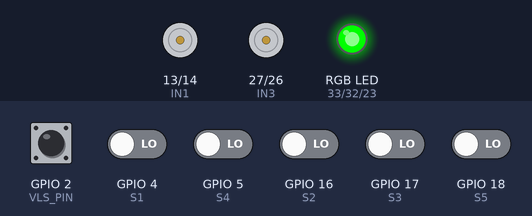
A sketch run on a simulated ESP32. On the bench: motor-driver pin pairs drawn as motors (green arrow = first pin HIGH = forward, orange = second pin HIGH = backward, longer = more drive, scaled by the enable pin), an RGB LED mixed from three pins (HIGH = lit). The test bench sets the inputs (shaded band); at power-on: GPIO 2 (VLS_PIN) HIGH, GPIO 4 (S1), GPIO 5 (S4), GPIO 16 (S2), GPIO 17 (S3), GPIO 18 (S5) LOW.

Above: at 1.2 s.
1.3 s: GPIO 2 (VLS_PIN) pulled LOW for 0.15 s
At 2.9 s:
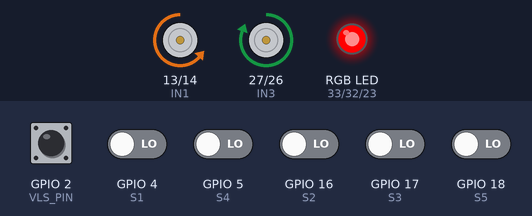
3.8 s: GPIO 4 (S1) driven HIGH
At 5.0 s:
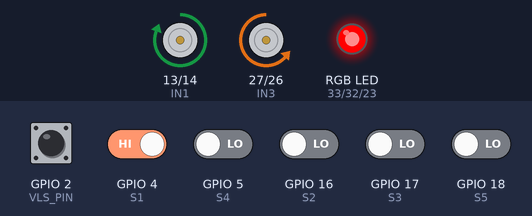
5.3 s: GPIO 18 (S5) driven HIGH
At 6.4 s:
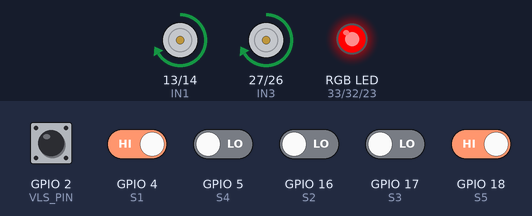
6.8 s: GPIO 5 (S4) driven HIGH
At 7.5 s:
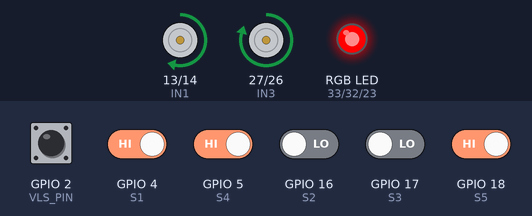
8.3 s: GPIO 16 (S2) driven HIGH
At 8.6 s:
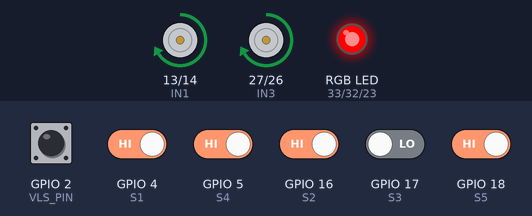
9.8 s: GPIO 17 (S3) driven HIGH
At 11.0 s:
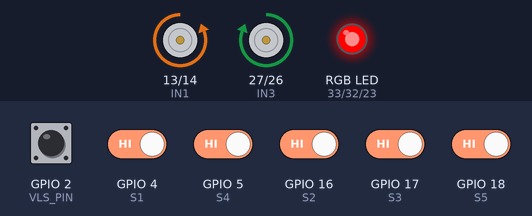
Timing chart, 0 to 12.3 s (numbered marks = the images above; inputs shaded):
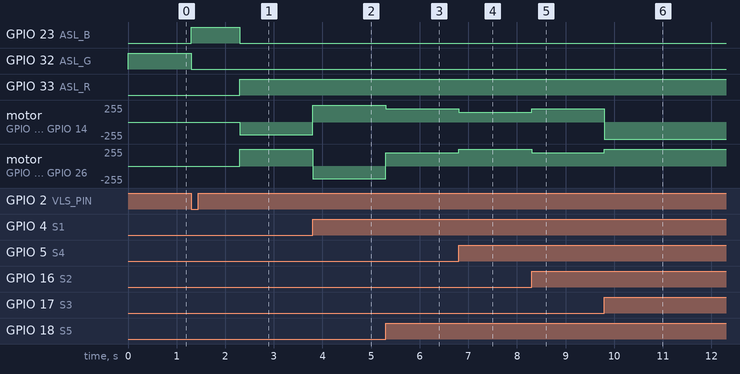

Measured:
- after the input at 1.3 s, GPIO 23 (ASL_B): LOW → HIGH at once, → LOW 1.0 s later; GPIO 32 (ASL_G): HIGH → LOW at once; GPIO 33 (ASL_R): LOW → HIGH after 1.0 s; motor on GPIO 13 (IN1) / GPIO 14 (IN2): stopped → backward 190/255 after 1.0 s; motor on GPIO 27 (IN3) / GPIO 26 (IN4): stopped → forward 255/255 after 1.0 s
- after the input at 3.8 s, motor on GPIO 13 (IN1) / GPIO 14 (IN2): backward 190/255 → forward 255/255 at once; motor on GPIO 27 (IN3) / GPIO 26 (IN4): forward 255/255 → backward 190/255 at once
- after the input at 5.3 s, motor on GPIO 13 (IN1) / GPIO 14 (IN2): forward 255/255 → forward 200/255 at once; motor on GPIO 27 (IN3) / GPIO 26 (IN4): backward 190/255 → forward 200/255 at once
- after the input at 6.8 s, motor on GPIO 13 (IN1) / GPIO 14 (IN2): forward 200/255 → forward 150/255 at once; motor on GPIO 27 (IN3) / GPIO 26 (IN4): forward 200/255 → forward 250/255 at once
- after the input at 8.3 s, motor on GPIO 13 (IN1) / GPIO 14 (IN2): forward 150/255 → forward 200/255 at once; motor on GPIO 27 (IN3) / GPIO 26 (IN4): forward 250/255 → forward 200/255 at once
- after the input at 9.8 s, motor on GPIO 13 (IN1) / GPIO 14 (IN2): forward 200/255 → backward 255/255 at once; motor on GPIO 27 (IN3) / GPIO 26 (IN4): forward 200/255 → forward 255/255 at once

The sketch:

main.ino
```cpp
#define S1 4   // 最左感測器
#define S2 16  // 中左感測器
#define S3 17  // 正中感測器
#define S4 5   // 中右感測器
#define S5 18  // 最右感測器

#define VLS_PIN 2 // 起跑觸發開關

#define ASL_R 33  // RGB指示燈 - 紅
#define ASL_G 32  // RGB指示燈 - 綠
#define ASL_B 23  // RGB指示燈 - 藍

#define ENA 12    // 左馬達 PWM
#define IN1 13    // 左馬達 正轉
#define IN2 14    // 左馬達 反轉
#define IN3 27    // 右馬達 正轉
#define IN4 26    // 右馬達 反轉
#define ENB 25    // 右馬達 PWM

int leftBaseSpeed = 200;     // 左輪基礎速度
int rightBaseSpeed = 200;    // 右輪基礎速度

float Kp = 100.0;            // PD控制：比例係數 (轉向拉力)
float Kd = 140.0;            // PD控制：微分係數 (防止甩尾震盪)

float errorThreshold = 0.5;  // 入彎煞車門檻：誤差大於此值即開始降速
float speedDropRatio = 70.0; // 降速力道：數值越大，過彎煞車越重

float lastError = 0; // 記錄前次誤差，用於微分計算與盲區尋線
int systemState = 0; // 0: 鎖定(綠燈), 1: 準備起跑(藍燈), 2: 循跡中(紅燈)

void setup() {
  Serial.begin(115200);

  pinMode(S1, INPUT);
  pinMode(S2, INPUT);
  pinMode(S3, INPUT);
  pinMode(S4, INPUT);
  pinMode(S5, INPUT);
  pinMode(VLS_PIN, INPUT_PULLUP); // 啟用內部上拉電阻

  pinMode(ASL_R, OUTPUT);
  pinMode(ASL_G, OUTPUT);
  pinMode(ASL_B, OUTPUT);
  pinMode(ENA, OUTPUT);
  pinMode(IN1, OUTPUT);
  pinMode(IN2, OUTPUT);
  pinMode(IN3, OUTPUT);
  pinMode(IN4, OUTPUT);
  pinMode(ENB, OUTPUT);

  // 初始確保車輛靜止並亮綠燈
  stopMotors();
  setASL(0, 1, 0);
}

void loop() {
  // === 三階段狀態機 ===
  if (systemState == 0) {
    // 狀態 0：安全鎖定模式
    stopMotors();
    setASL(0, 1, 0); // 綠燈
    if (digitalRead(VLS_PIN) == LOW) {
      systemState = 1; // 按下按鈕，進入準備狀態
    }
  }
  else if (systemState == 1) {
    // 狀態 1：起跑延遲模式
    setASL(0, 0, 1); // 藍燈
    delay(1000);     // 延遲1秒符合賽規
    systemState = 2; // 進入循跡狀態
  }
  else if (systemState == 2) {
    // 狀態 2：自主循跡模式
    setASL(1, 0, 0); // 紅燈
    lineTrackingLogic();
  }
}

void lineTrackingLogic() {
  // 讀取感測器，反轉邏輯使壓到黑線=1，白底=0
  int v1 = !digitalRead(S1);
  int v2 = !digitalRead(S2);
  int v3 = !digitalRead(S3);
  int v4 = !digitalRead(S4);
  int v5 = !digitalRead(S5);

  int sum = v1 + v2 + v3 + v4 + v5;
  float error = lastError;

  // 1. 計算誤差 (直角彎外側優先權)
  if (sum > 0) {
    if (v1 == 1) {
      error = -2.5; // 最左壓線：給予極端負值，強制猛烈左轉
    }
    else if (v5 == 1) {
      error = 2.5;  // 最右壓線：給予極端正值，強制猛烈右轉
    }
    else {
      // 只有內側壓線時，才進行平滑加權平均
      error = (v2 * (-1.0) + v3 * 0.0 + v4 * 1.0) / sum;
    }
  } else {
    // 2. 盲區尋線 (全白脫線狀態)
    if (lastError > 0) {
      error = 4.0;  // 剛才偏右，原地極端右轉找線
    } else {
      error = -4.0; // 剛才偏左，原地極端左轉找線
    }
  }

  // 3. 動態降速 (彎道主動煞車)
  int dropAmount = 0;
  if (abs(error) > errorThreshold) {
    dropAmount = (abs(error) - errorThreshold) * speedDropRatio;
  }

  // 計算當前基準速度 (扣除煞車量)
  int currentLeftBase = leftBaseSpeed - dropAmount;
  int currentRightBase = rightBaseSpeed - dropAmount;

  // 4. PD 控制計算修正量
  float P = Kp * error;
  float D = Kd * (error - lastError);
  float correction = P + D;

  lastError = error; // 更新誤差紀錄

  // 5. 速度合成與限制
  int leftSpeed = currentLeftBase + correction;
  int rightSpeed = currentRightBase - correction;

  leftSpeed = constrain(leftSpeed, -255, 255); // 限制PWM不超出正負255
  rightSpeed = constrain(rightSpeed, -255, 255);

  setMotorSpeed(leftSpeed, rightSpeed);
}

void setMotorSpeed(int leftPWM, int rightPWM) {
  // 左馬達方向控制：PWM為負數代表反轉
  if (leftPWM >= 0) {
    digitalWrite(IN1, HIGH);
    digitalWrite(IN2, LOW);
  } else {
    digitalWrite(IN1, LOW);
    digitalWrite(IN2, HIGH);
    leftPWM = -leftPWM; // 轉為正數供 analogWrite 使用
  }

  // 右馬達方向控制：PWM為負數代表反轉
  if (rightPWM >= 0) {
    digitalWrite(IN3, HIGH);
    digitalWrite(IN4, LOW);
  } else {
    digitalWrite(IN3, LOW);
    digitalWrite(IN4, HIGH);
    rightPWM = -rightPWM; // 轉為正數供 analogWrite 使用
  }

  // 輸出最終速度
  analogWrite(ENA, leftPWM);
  analogWrite(ENB, rightPWM);
}

// 停止所有馬達
void stopMotors() {
  digitalWrite(IN1, LOW);
  digitalWrite(IN2, LOW);
  digitalWrite(IN3, LOW);
  digitalWrite(IN4, LOW);
  analogWrite(ENA, 0);
  analogWrite(ENB, 0);
}

// 設定 RGB 指示燈
void setASL(int r, int g, int b) {
  digitalWrite(ASL_R, r);
  digitalWrite(ASL_G, g);
  digitalWrite(ASL_B, b);
}
```
